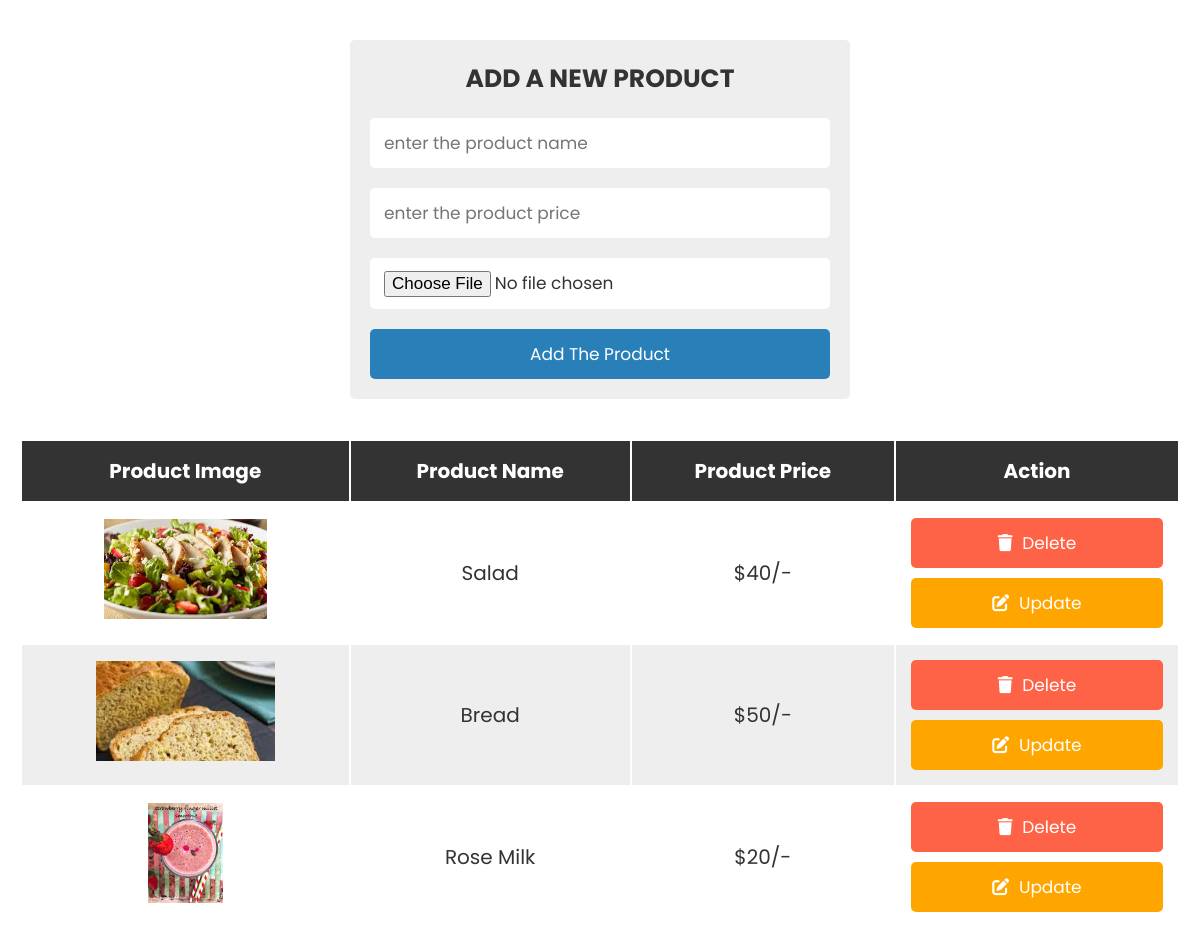
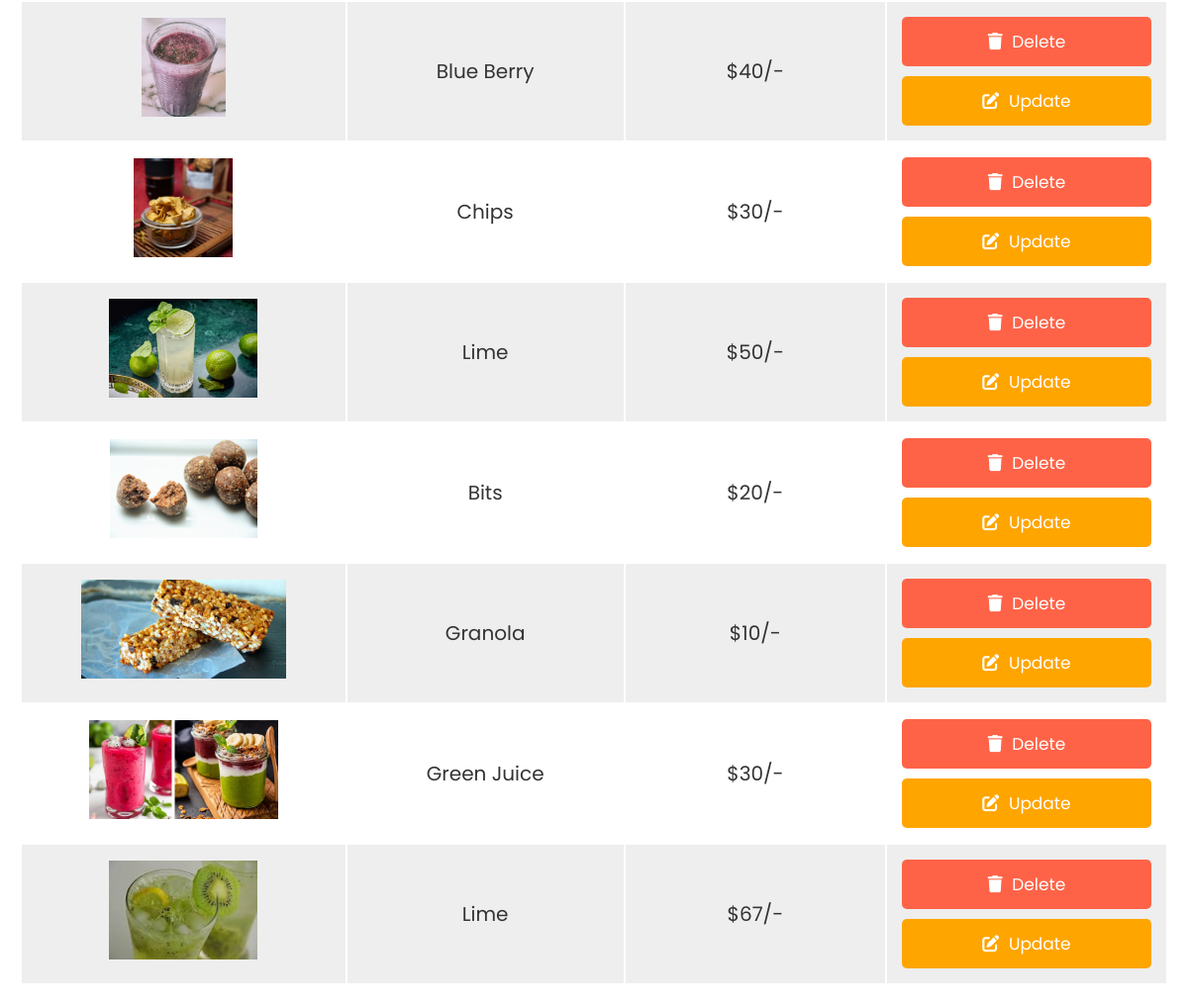
Screenshot of /admin2.php with the database file from the repository (2 pictures, top to bottom).
### tables this page shows
CREATE TABLE `food` (
  `id` int(11) NOT NULL,
  `fname` varchar(20) NOT NULL,
  `des` varchar(30) NOT NULL,
  `price` int(11) NOT NULL,
  `img` longblob NOT NULL,
  `category` varchar(10) NOT NULL
);

### admin2.php (the view, shortened to what this page needs)
<?php
@include 'db.php';
?>
<!DOCTYPE html>
<html lang="en">
<head>
   <link rel="stylesheet" href="https://cdnjs.cloudflare.com/ajax/libs/font-awesome/6.0.0/css/all.min.css">
   <link rel="stylesheet" href="css/style.css">
</head>
<body>
<div class="container">
<section>
<form action="" method="post" class="add-product-form" enctype="multipart/form-data">
   <h3>add a new product</h3>
   <input type="text" name="p_name" placeholder="enter the product name" class="box" required>
   <input type="number" name="p_price" min="0" placeholder="enter the product price" class="box" required>
   <input type="file" name="p_image" accept="image/png, image/jpg, image/jpeg" class="box" required>
   <input type="submit" value="add the product" name="add_product" class="btn">
</form>
</section>
<section class="display-product-table">
   <table>
      <thead>
         <th>product image</th>
         <th>product name</th>
         <th>product price</th>
         <th>action</th>
      </thead>
      <tbody>
         <?php
            $select_products = mysqli_query($conn, "SELECT * FROM `food`");
            if(mysqli_num_rows($select_products) > 0){
               while($row = mysqli_fetch_assoc($select_products)){
         ?>
         <tr>
            <td><img src="uploaded_img/<?php echo $row['img']; ?>" height="100" alt=""></td>
            <td><?php echo $row['fname']; ?></td>
            <td>$<?php echo $row['price']; ?>/-</td>
            <td>
               <a href="admin.php?delete=<?php echo $row['id']; ?>" class="delete-btn" onclick="return confirm('are your sure you want to delete this?');"> <i class="fas fa-trash"></i> delete </a>
               <a href="admin.php?edit=<?php echo $row['id']; ?>" class="option-btn"> <i class="fas fa-edit"></i> update </a>
            </td>
         </tr>
         <?php
            };
            }else{
               echo "<div class='empty'>no product added</div>";
            };
         ?>
      </tbody>
   </table>
</section>
</div>
</body>
</html>

### css/style.css (style rules this page uses)
:root { --blue:#2980b9; --red:tomato; --orange:orange; --black:#333; --white:#fff; --bg-color:#eee; --dark-bg:rgba(0,0,0,.7); --box-shadow:0 .5rem 1rem rgba(0,0,0,.1); --border:.1rem solid #999; }
* { font-family: 'Poppins', sans-serif; margin:0; padding:0; box-sizing: border-box; outline: none; border:none; text-decoration: none; text-transform: capitalize; }
html { font-size: 62.5%; overflow-x: hidden; }
.container { max-width: 1200px; margin:0 auto; }
section { padding:2rem; }
.btn, .option-btn, .delete-btn { display: block; width: 100%; text-align: center; background-color: var(--blue); color:var(--white); font-size: 1.7rem; padding:1.2rem 3rem; border-radius: .5rem; cursor: pointer; margin-top: 1rem; }
.option-btn i, .delete-btn i { padding-right: .5rem; }
.option-btn { background-color: var(--orange); }
.delete-btn { margin-top: 0; background-color: var(--red); }
.add-product-form { max-width: 50rem; background-color: var(--bg-color); border-radius: .5rem; padding:2rem; margin:0 auto; margin-top: 2rem; }
.add-product-form h3 { font-size: 2.5rem; margin-bottom: 1rem; color:var(--black); text-transform: uppercase; text-align: center; }
.add-product-form .box { text-transform: none; padding:1.2rem 1.4rem; font-size: 1.7rem; color:var(--black); border-radius: .5rem; background-color: var(--white); margin:1rem 0; width: 100%; }
.display-product-table table { width: 100%; text-align: center; }
.display-product-table table thead th { padding:1.5rem; font-size: 2rem; background-color: var(--black); color:var(--white); }
.display-product-table table td { padding:1.5rem; font-size: 2rem; color:var(--black); }
.display-product-table table td:first-child { padding:0; }
.display-product-table table tr:nth-child(even) { background-color: var(--bg-color); }

### rows the page displays
food: img (picture), fname "Salad", price "40"
food: img (picture), fname "Bread", price "50"
food: img (picture), fname "Rose Milk", price "20"
food: img (picture), fname "Blue Berry", price "40"
food: img (picture), fname "Chips", price "30"
food: img (picture), fname "Lime", price "50"
food: img (picture), fname "Bits", price "20"
food: img (picture), fname "Granola", price "10"
food: img (picture), fname "Green Juice", price "30"
food: img (picture), fname "Lime", price "67"
